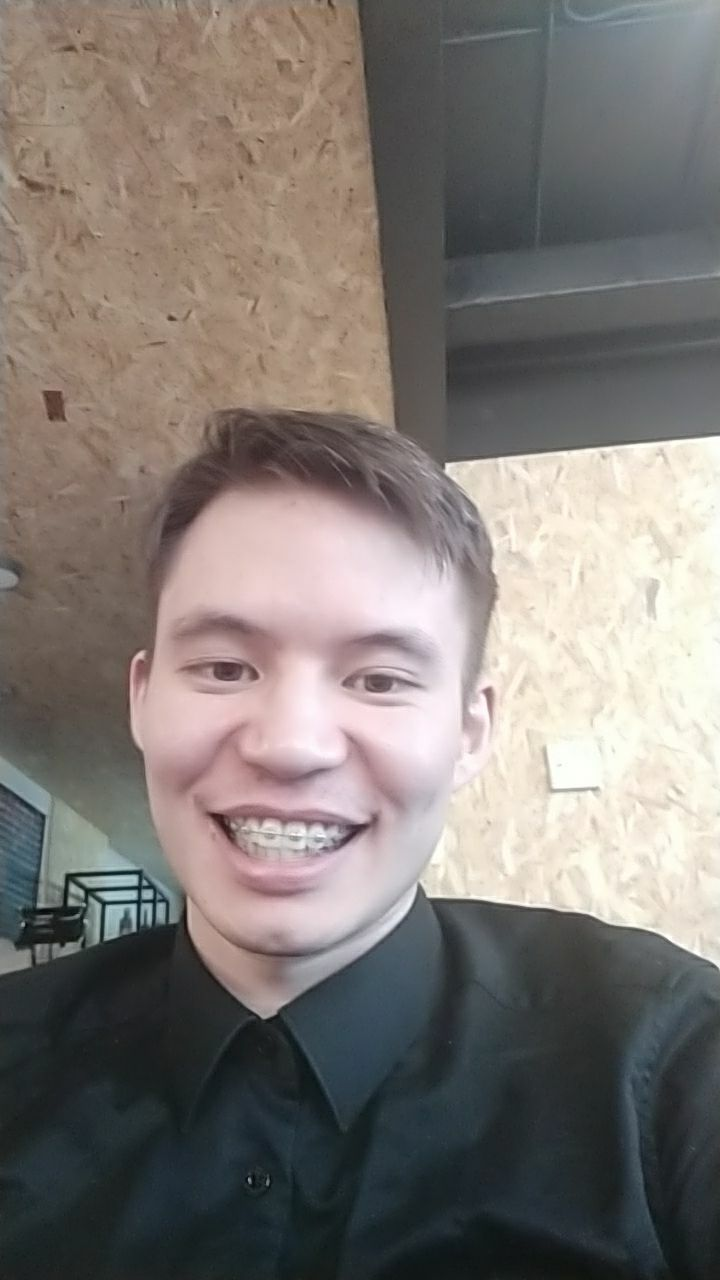
#> input picture resources/telegram-cloud-photo-size-2-5350578246728657937-y.jpg, 720 x 1280 px, found by its file name
$ python background.py
#> lines starting #> are read from the running program, lines starting #| are printed output that depends on the picture; after the words box and inside, x2 and y2 are one past the last pixel; in counts of white or black regions, pixels touching at a corner belong together
import os

import numpy as np
import cv2
from matplotlib import pyplot as plt

resource_path = '/Users/sfilonov/PycharmProjects/PhotoLab/resources'
path = os.path.join(resource_path, 'telegram-cloud-photo-size-2-5350578246728657937-y.jpg')
img = cv2.imread(path)
#> img is the input picture: shape (1280, 720, 3); mean B, G, R 116.3, 120.7, 127
mask = np.zeros(img.shape[:2], np.uint8)

bgdModel = np.zeros((1, 65), np.float64)
fgdModel = np.zeros((1, 65), np.float64)

gray = cv2.cvtColor(img, cv2.COLOR_BGR2GRAY)
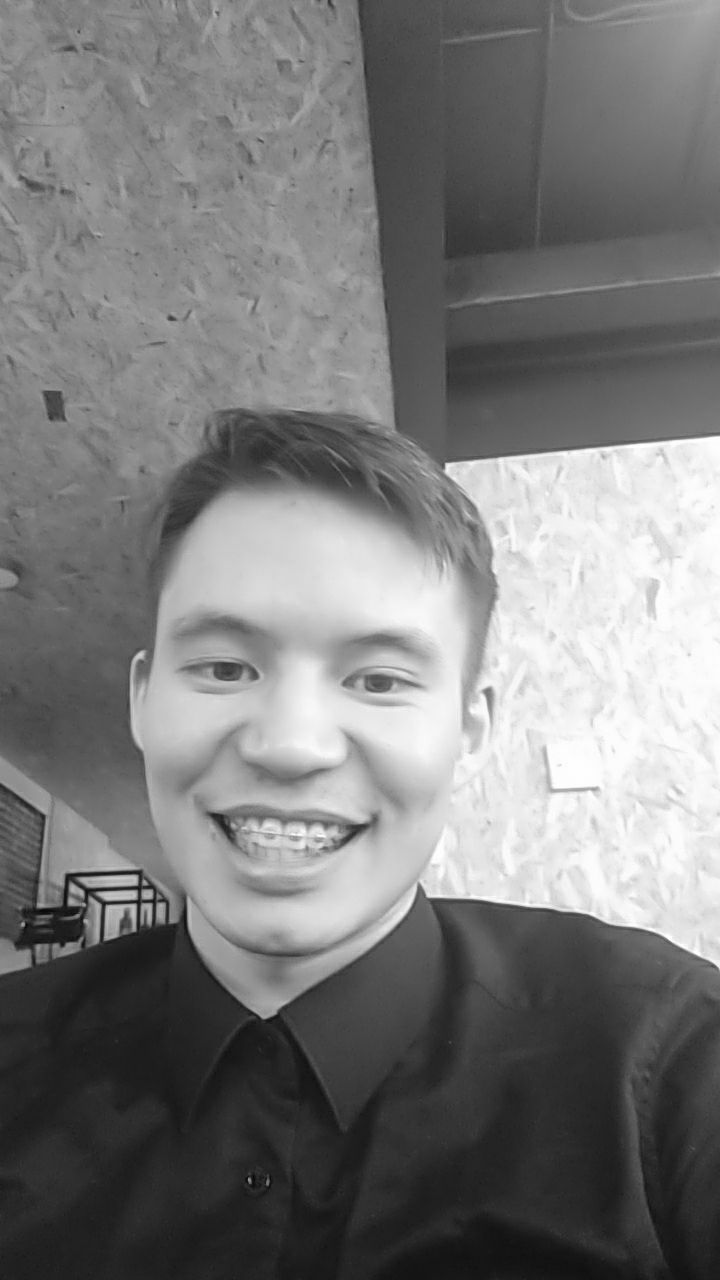
#> gray: shape (1280, 720); min 2, max 255, mean 122.1

faceCascade = cv2.CascadeClassifier(cv2.data.haarcascades + "haarcascade_frontalface_default.xml")
faces = faceCascade.detectMultiScale(
    gray,
    scaleFactor=1.3,
    minNeighbors=3,
    minSize=(30, 30)
)
#> faces = [[95, 499, 411, 411]]

for (x, y, w, h) in faces:
    mask[cv2.GC_FGD] = (x + x + w) / 2
    extra_x = int(w * 0.15)
    extra_y = int(h * 0.30)
    rect = (x, y - extra_y, w, h + extra_y)
#> this loop made 1 pass
#> (x, y, w, h, extra_x, extra_y, rect) on pass 1: (95, 499, 411, 411, 61, 123, (95, 376, 411, 534))
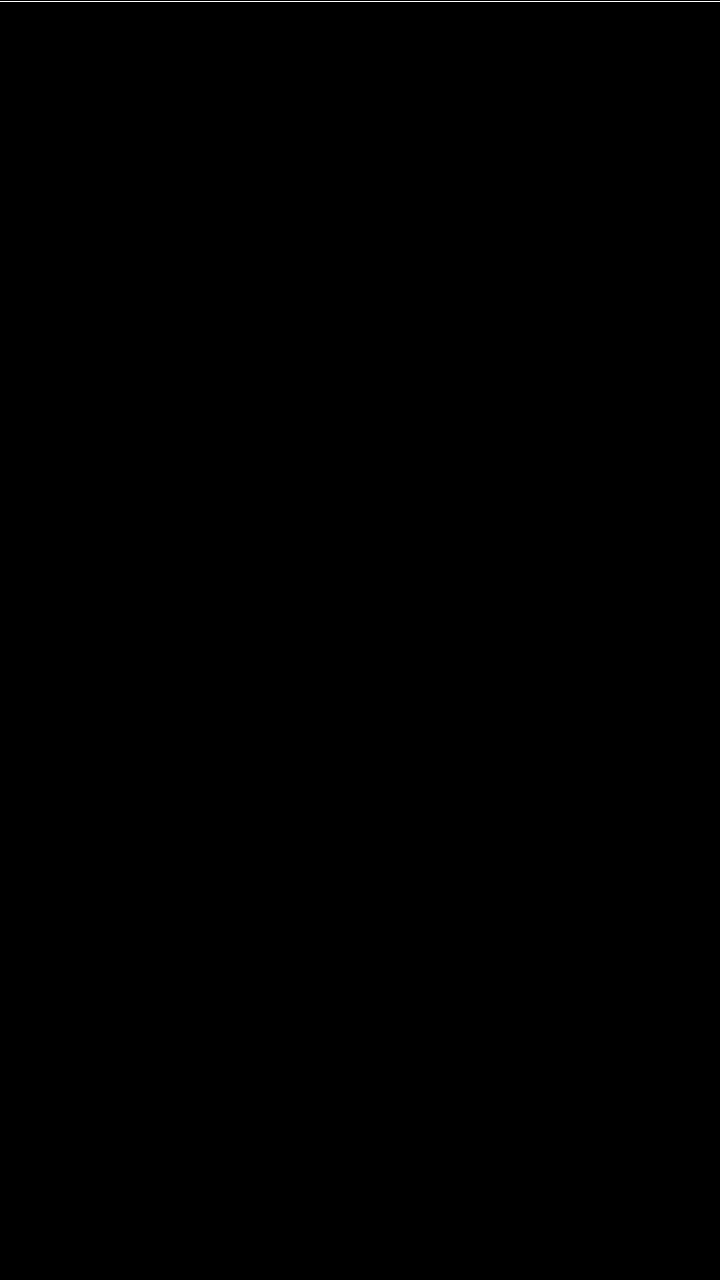
#> mask: shape (1280, 720); values 0 (black) and 44 (white), 0.08% white in thin lines or dots, all inside (x1, y1, x2, y2) = (0, 1, 720, 2)


cv2.grabCut(img, mask, rect, bgdModel, fgdModel, 10, cv2.GC_INIT_WITH_RECT)
mask2 = np.where((mask == 2) | (mask == 0), 0, 1).astype('uint8')
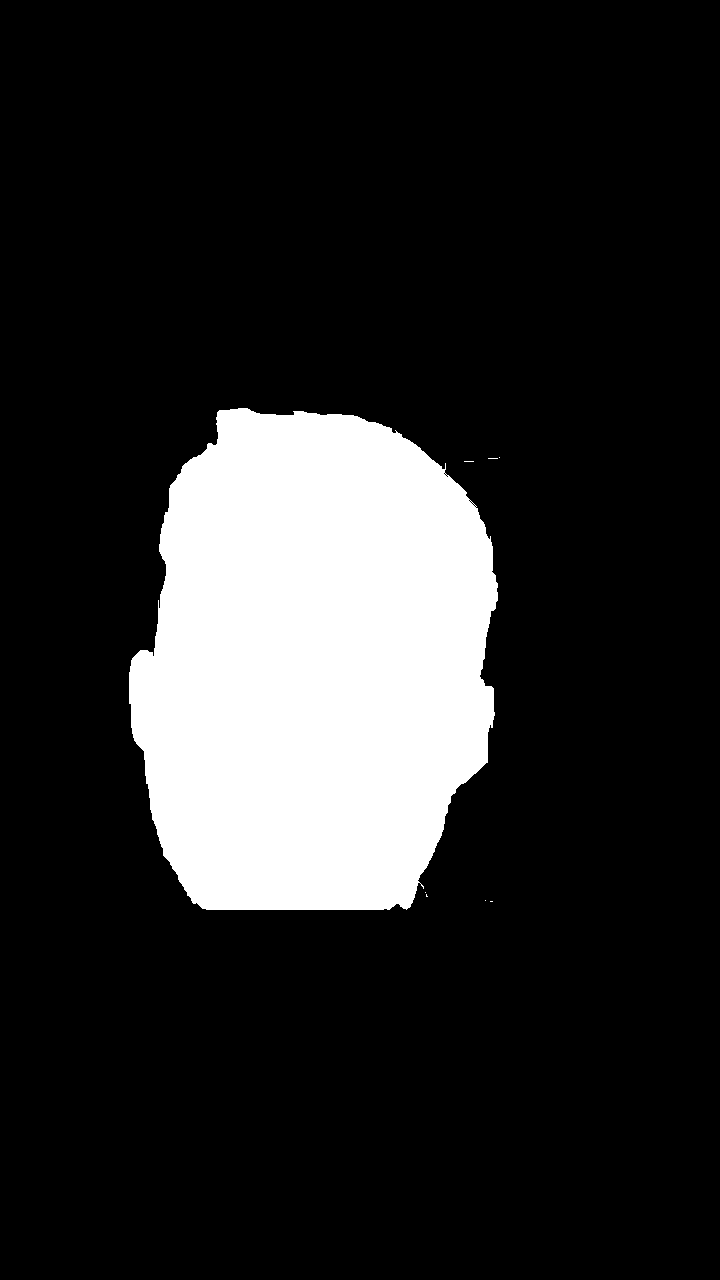
#> mask2: shape (1280, 720); values 0 (black) and 1 (white), 16.3% white; 8 white regions (7 under 20 px), largest, box (x1, y1, x2, y2) and area: (129, 408, 498, 910) 150084
img = img * mask2[:, :, np.newaxis]
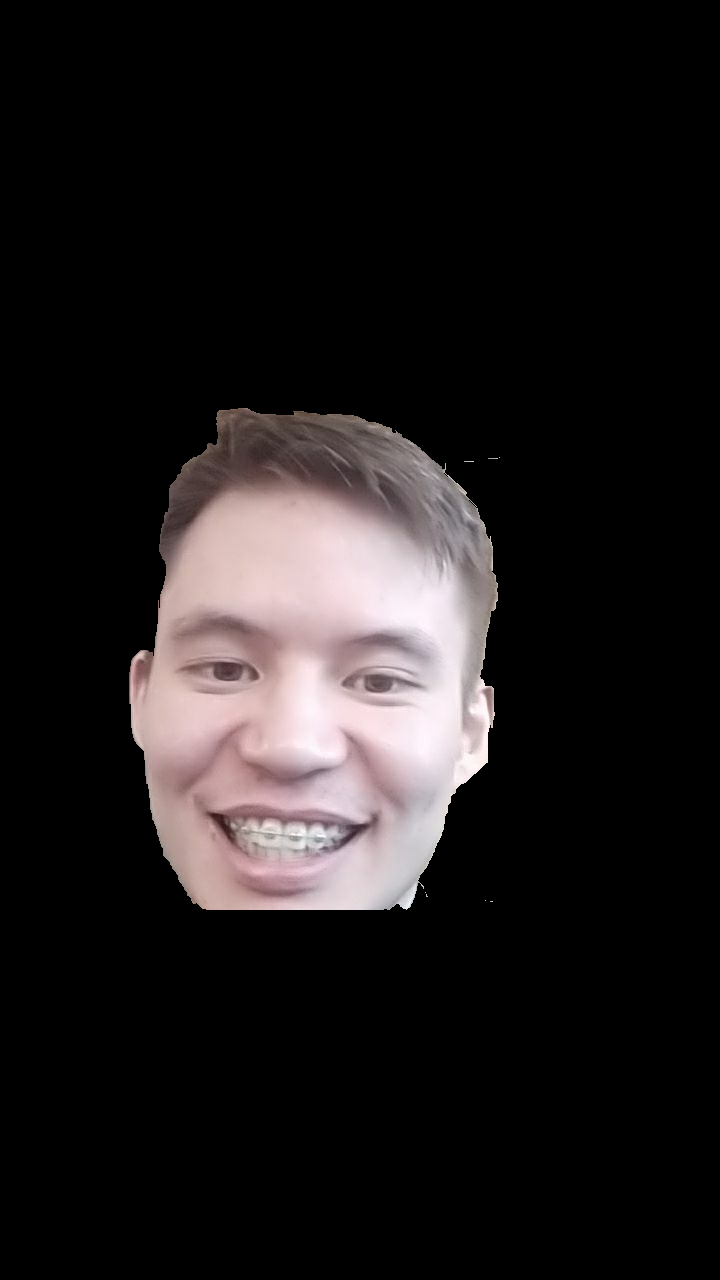
#> img: shape (1280, 720, 3); mean B, G, R 27.2, 26.9, 30.6

plt.imshow(img)
plt.colorbar()
plt.show()
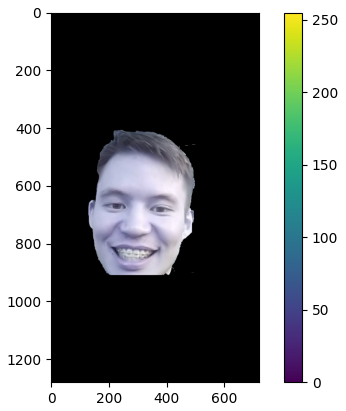
#> figure drawn by matplotlib, 2 panels; B, G, R data is drawn as R, G, B

$ run again, with filtering/processing/411411_faces.jpg copied over resources/telegram-cloud-photo-size-2-5350578246728657937-y.jpg
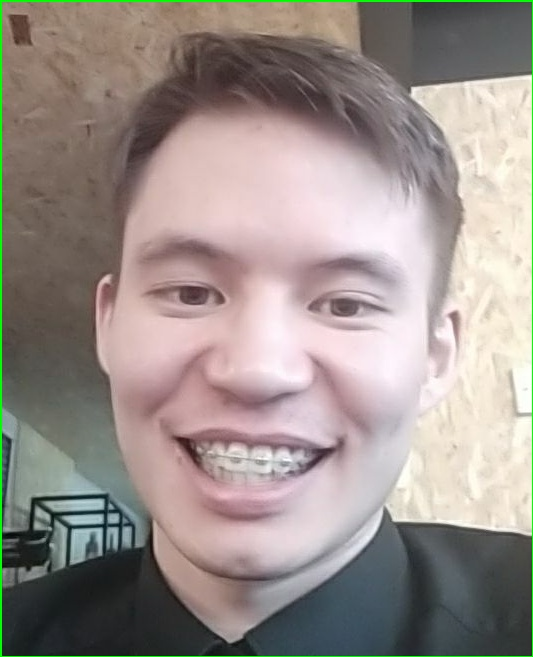
#> input picture filtering/processing/411411_faces.jpg, 533 x 657 px, found by its file name
#> img is the input picture: shape (657, 533, 3); mean B, G, R 139.4, 144.7, 154.7
#> faces = [[59, 137, 398, 398]]
#> the loop `for (x, y, w, h) in faces:` made 1 pass
#> (x, y, w, h, extra_x, extra_y, rect) on pass 1: (59, 137, 398, 398, 59, 119, (59, 18, 398, 517))
#> after the loop `for (x, y, w, h) in faces:`:
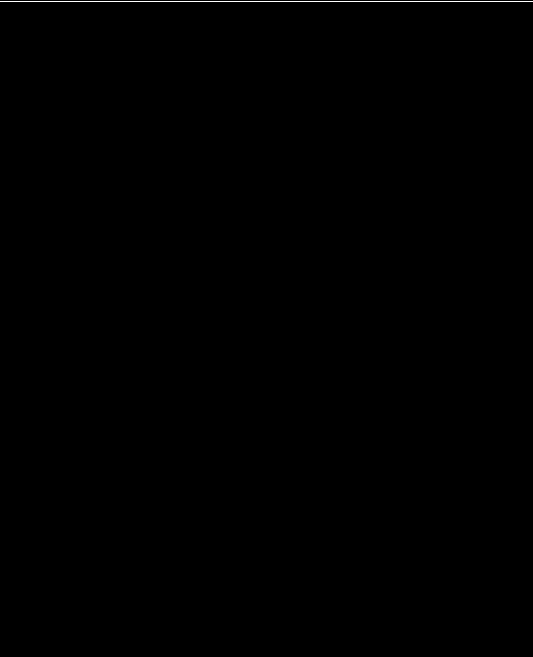
#> mask: shape (657, 533); values 0 (black) and 2 (white), 0.15% white in thin lines or dots, all inside (x1, y1, x2, y2) = (0, 1, 533, 2)
#> mask2: shape (657, 533); values 0 (black) and 1 (white), 42.3% white; 1 white region, box (x1, y1, x2, y2) and area: (96, 32, 457, 535) 148137
#> `plt.show()`:
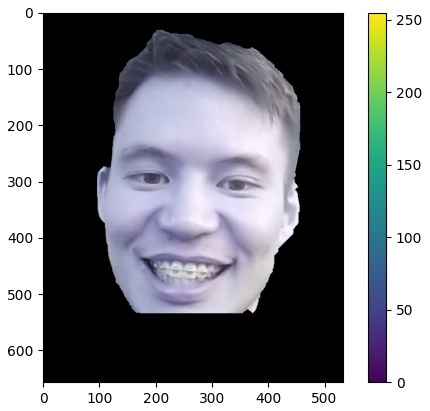
#> figure drawn by matplotlib, 2 panels; B, G, R data is drawn as R, G, B
